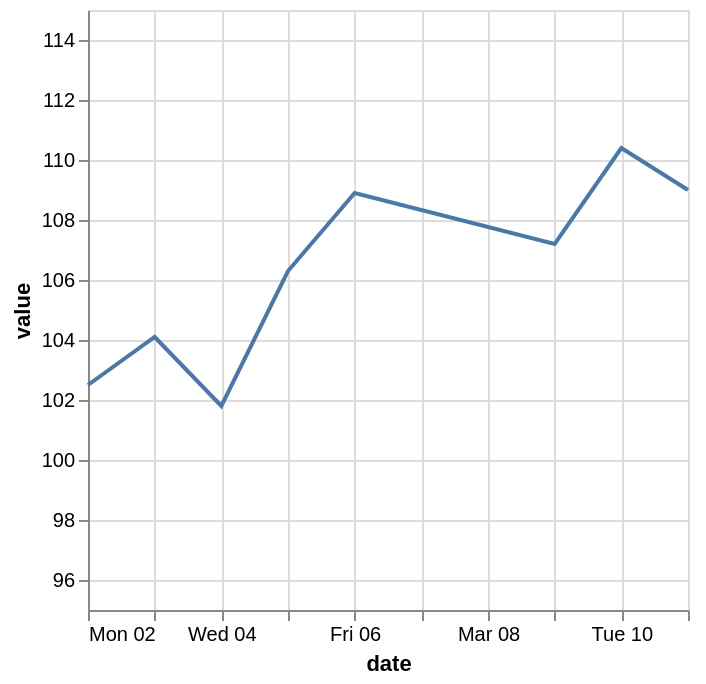

Express this chart as Vega-Lite.
### Vega-Lite specification from a JSON file in a GitHub repository (floating-point values rounded to 4 significant figures)
{"$schema": "https://vega.github.io/schema/vega-lite/v6.json", "data": {"values": [{"date": "2026-03-02", "value": 102.5}, {"date": "2026-03-03", "value": 104.1}, {"date": "2026-03-04", "value": 101.8}, {"date": "2026-03-05", "value": 106.3}, {"date": "2026-03-06", "value": 108.9}, {"date": "2026-03-09", "value": 107.2}, {"date": "2026-03-10", "value": 110.4}, {"date": "2026-03-11", "value": 109.0}]}, "description": "Explicit linear scale domain, zero off.", "encoding": {"x": {"field": "date", "type": "temporal"}, "y": {"field": "value", "scale": {"domain": [95, 115], "type": "linear"}, "type": "quantitative"}}, "mark": "line", "usermeta": {"eas": {"standin_ratio": 0.0307, "threshold": 0.06}}}
